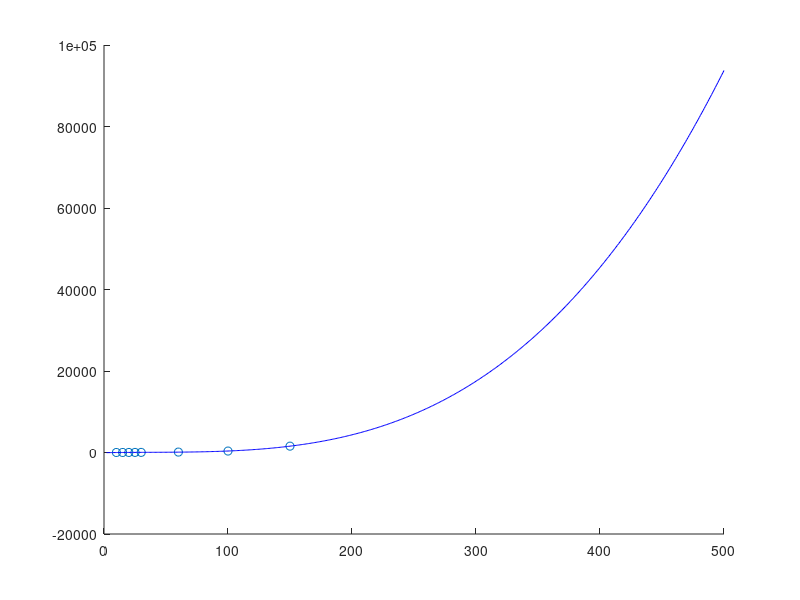

Reproduce this figure in MATLAB.
d=[10 20 15 25 30 60 100 150];
t=[4.7 12.88 8.2 19.7 27.9 104.14 356.9 1558.3]


figure; hold on
plot(d,t,'o')

p=polyfit(d,t,3);
d2=2:500;
t2=polyval(p,d2);
% 
% set(gca,'XScale','log')
% set(gca,'YScale','log')

plot(d2,t2,'-b')